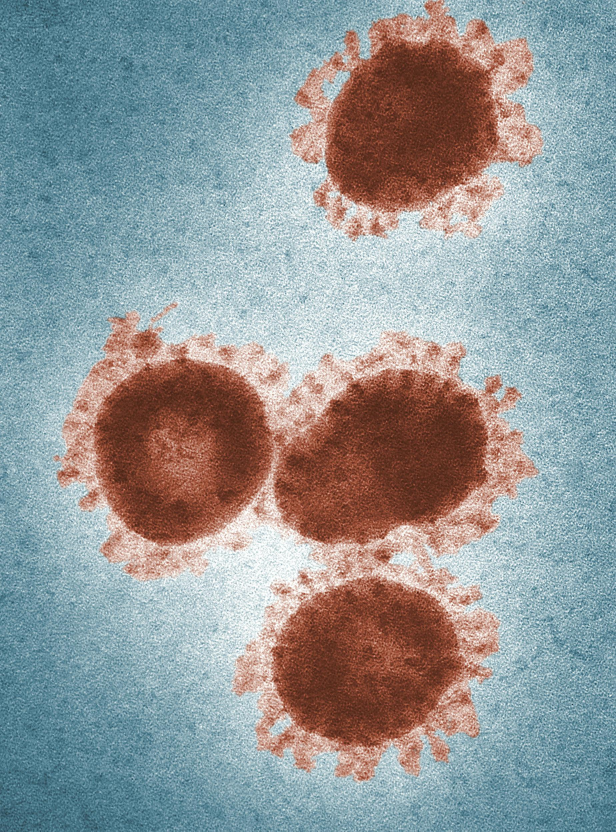
#> input picture virus_1.jpg, 1848 x 2494 px (shown at 1/3 size)
$ python hgh.py   (older library calls are emulated)
#> lines starting #> are read from the running program, lines starting #| are printed output that depends on the picture
import cv2
import numpy as np
import matplotlib.pyplot as plt

def compute_enhanced_fourier_transform(image):
    """
    Улучшенное вычисление спектра Фурье с дополнительной обработкой

    Args:
        image: входное изображение (grayscale)

    Returns:
        tuple: (сдвинутый Фурье-образ, спектр магнитуд, фазовая информация)
    """
    # Применяем оконную функцию для уменьшения краевых эффектов
    rows, cols = image.shape
    window = np.outer(np.hanning(rows), np.hanning(cols))
    windowed_img = image * window

    # Вычисляем Фурье-преобразование
    f_transform = np.fft.fft2(windowed_img)
    f_shift = np.fft.fftshift(f_transform)

    # Вычисляем спектр магнитуд (логарифмический)
    magnitude_spectrum = 20 * np.log(np.abs(f_shift) + 1e-10)

    # Вычисляем фазовый спектр
    phase_spectrum = np.angle(f_shift)

    return f_shift, magnitude_spectrum, phase_spectrum

def inverse_fourier_transform_enhanced(f_shift):
    """
    Улучшенное обратное преобразование Фурье

    Args:
        f_shift: сдвинутый Фурье-образ

    Returns:
        восстановленное изображение
    """
    f_ishift = np.fft.ifftshift(f_shift)
    img_back = np.fft.ifft2(f_ishift)
    img_back = np.abs(img_back)

    # Нормализация для 8-битного изображения
    img_back = cv2.normalize(img_back, None, 0, 255, cv2.NORM_MINMAX, cv2.CV_8U)

    return img_back

def create_gaussian_filter(shape, cutoff, high_pass=False):
    """
    Создает гауссовский фильтр (вместо идеального)

    Args:
        shape: размеры изображения (rows, cols)
        cutoff: частота среза
        high_pass: если True, создает ФВЧ

    Returns:
        маска фильтра
    """
    rows, cols = shape
    crow, ccol = rows // 2, cols // 2

    # Создаем гауссовский фильтр
    x = np.linspace(-0.5, 0.5, cols) * cols
    y = np.linspace(-0.5, 0.5, rows) * rows
    xx, yy = np.meshgrid(x, y)
    radius = np.sqrt(xx**2 + yy**2)

    if high_pass:
        mask = 1 - np.exp(-(radius**2) / (2 * (cutoff**2)))
    else:
        mask = np.exp(-(radius**2) / (2 * (cutoff**2)))

    return mask

def apply_band_pass_filter(f_shift, low_cut, high_cut):
    """
    Полосовой фильтр на основе гауссовских ФНЧ и ФВЧ

    Args:
        f_shift: сдвинутый Фурье-образ
        low_cut: нижняя частота среза
        high_cut: верхняя частота среза

    Returns:
        tuple: (отфильтрованный спектр, маска)
    """
    rows, cols = f_shift.shape

    # Создаем ФНЧ для верхней частоты
    lpf = create_gaussian_filter((rows, cols), high_cut, False)

    # Создаем ФВЧ для нижней частоты
    hpf = create_gaussian_filter((rows, cols), low_cut, True)

    # Комбинируем для получения полосового фильтра
    mask = lpf * hpf

    # Применяем фильтр
    f_shift_filtered = f_shift * mask

    return f_shift_filtered, mask

def visualize_results(original, spectrum, filtered_images, filtered_spectra, masks):
    """
    Визуализация результатов с улучшенным оформлением

    Args:
        original: оригинальное изображение
        spectrum: спектр Фурье
        filtered_images: словарь отфильтрованных изображений
        filtered_spectra: словарь отфильтрованных спектров
        masks: словарь масок
    """
    plt.figure(figsize=(18, 12))

    # Оригинал и спектр
    plt.subplot(3, 4, 1), plt.imshow(original, cmap='gray')
    plt.title('Оригинальное изображение'), plt.axis('off')

    plt.subplot(3, 4, 2), plt.imshow(spectrum, cmap='jet')
    plt.title('Спектр Фурье (логарифм магнитуд)'), plt.axis('off')
    plt.colorbar()

    # ФВЧ
    plt.subplot(3, 4, 3), plt.imshow(masks['HPF_30'], cmap='gray')
    plt.title('Маска ФВЧ (σ=30)'), plt.axis('off')

    plt.subplot(3, 4, 4), plt.imshow(filtered_images['HPF_30'], cmap='gray')
    plt.title('ФВЧ (σ=30)'), plt.axis('off')

    # ФНЧ
    plt.subplot(3, 4, 5), plt.imshow(masks['LPF_60'], cmap='gray')
    plt.title('Маска ФНЧ (σ=60)'), plt.axis('off')

    plt.subplot(3, 4, 6), plt.imshow(filtered_images['LPF_60'], cmap='gray')
    plt.title('ФНЧ (σ=60)'), plt.axis('off')

    # Полосовой фильтр
    plt.subplot(3, 4, 7), plt.imshow(masks['BPF_30_60'], cmap='gray')
    plt.title('Маска полосового фильтра (30-60)'), plt.axis('off')

    plt.subplot(3, 4, 8), plt.imshow(filtered_images['BPF_30_60'], cmap='gray')
    plt.title('Полосовой фильтр (30-60)'), plt.axis('off')

    # Дополнительная визуализация спектров
    plt.subplot(3, 4, 9), plt.imshow(filtered_spectra['HPF_30'], cmap='jet')
    plt.title('Спектр после ФВЧ'), plt.axis('off')
    plt.colorbar()

    plt.subplot(3, 4, 10), plt.imshow(filtered_spectra['LPF_60'], cmap='jet')
    plt.title('Спектр после ФНЧ'), plt.axis('off')
    plt.colorbar()

    plt.subplot(3, 4, 11), plt.imshow(filtered_spectra['BPF_30_60'], cmap='jet')
    plt.title('Спектр после полосового фильтра'), plt.axis('off')
    plt.colorbar()

    plt.tight_layout()
    plt.show()

def main():
    # Загрузка нового изображения (текстура дерева)
    img_path = 'virus_1.jpg'
    img = cv2.imread(img_path, cv2.IMREAD_GRAYSCALE)
#> img: shape (2494, 1848); min 0, max 255, mean 149.5

    if img is None:
        print(f"Ошибка загрузки изображения {img_path}")
        return

    # Изменение размера и улучшение контраста
    img = cv2.resize(img, (512, 512))
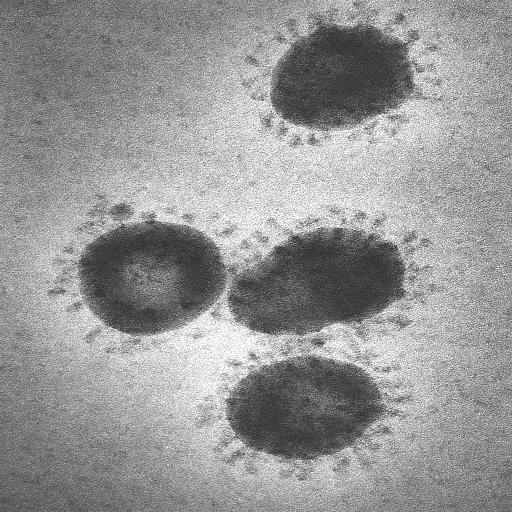
#> img: shape (512, 512); min 30, max 255, mean 149.3
    img = cv2.equalizeHist(img)
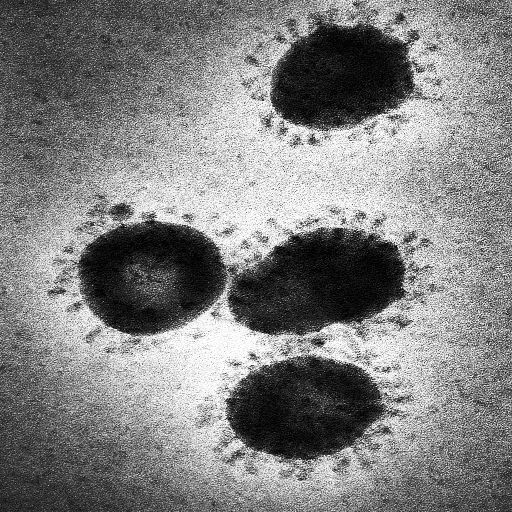
#> img: shape (512, 512); min 0, max 255, mean 128.2

    # Вычисление спектра Фурье
    f_shift, magnitude_spectrum, _ = compute_enhanced_fourier_transform(img)
#> in compute_enhanced_fourier_transform, `windowed_img = image * window`:
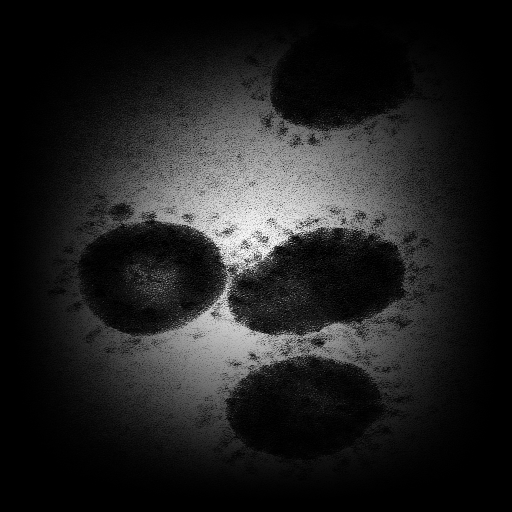
#> windowed_img: shape (512, 512) float64; min 0, max 253.9, mean 33.6
#> in compute_enhanced_fourier_transform, `magnitude_spectrum = 20 * np.log(np.abs(f_shift) + 1e-10)`:
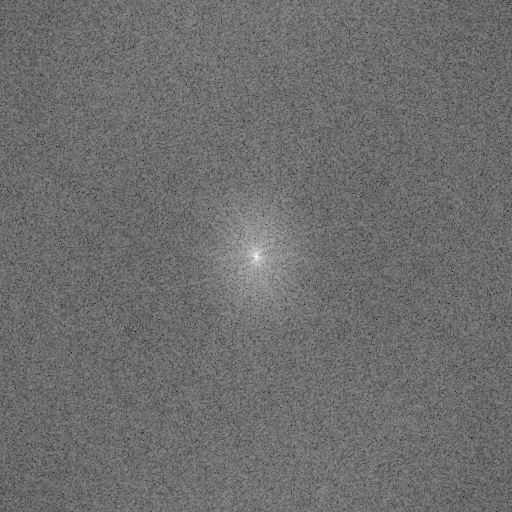
#> magnitude_spectrum: shape (512, 512) float64; min 52.05, max 319.8, mean 167.5; drawn with min black and max white
#> in compute_enhanced_fourier_transform, `phase_spectrum = np.angle(f_shift)`:
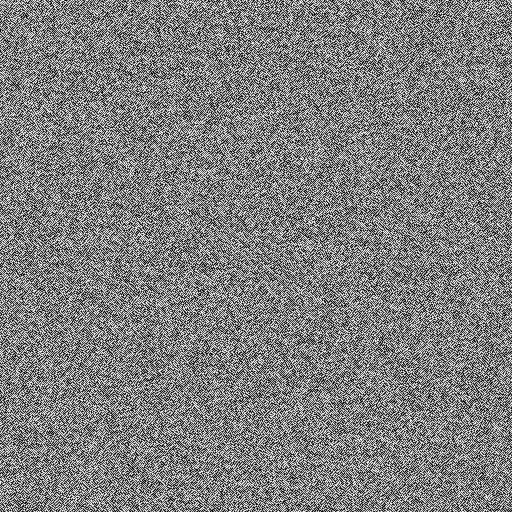
#> phase_spectrum: shape (512, 512) float64; min -3.14, max 3.14, mean 2.4e-05; drawn with min black and max white

    # Параметры фильтрации
    hpf_cutoff = 30
    lpf_cutoff = 60
    bpf_low = 30
    bpf_high = 60

    # Применение фильтров
    # ФВЧ
    hpf_mask = create_gaussian_filter(img.shape, hpf_cutoff, True)
    f_shift_hpf = f_shift * hpf_mask
    img_hpf = inverse_fourier_transform_enhanced(f_shift_hpf)

    # ФНЧ
    lpf_mask = create_gaussian_filter(img.shape, lpf_cutoff, False)
    f_shift_lpf = f_shift * lpf_mask
    img_lpf = inverse_fourier_transform_enhanced(f_shift_lpf)

    # Полосовой фильтр
    f_shift_bpf, bpf_mask = apply_band_pass_filter(f_shift.copy(), bpf_low, bpf_high)
    img_bpf = inverse_fourier_transform_enhanced(f_shift_bpf)
#> in inverse_fourier_transform_enhanced (call 3), `img_back = np.abs(img_back)`:
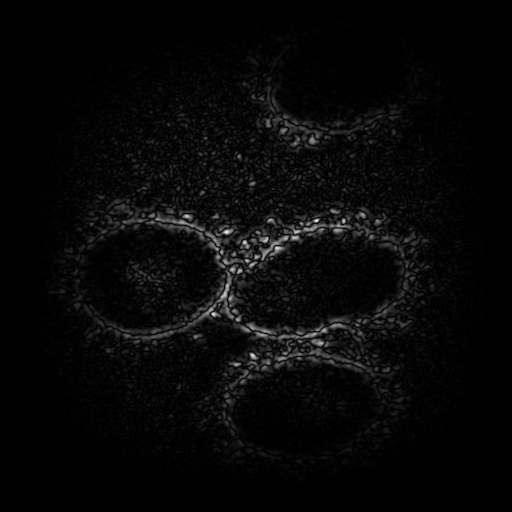
#> img_back: shape (512, 512) float64; min 4.36e-06, max 46.32, mean 1.4; drawn with min black and max white

    # Подготовка данных для визуализации
    filtered_images = {
        'HPF_30': img_hpf,
        'LPF_60': img_lpf,
        'BPF_30_60': img_bpf
    }

    filtered_spectra = {
        'HPF_30': 20 * np.log(np.abs(f_shift_hpf) + 1e-10),
        'LPF_60': 20 * np.log(np.abs(f_shift_lpf) + 1e-10),
        'BPF_30_60': 20 * np.log(np.abs(f_shift_bpf) + 1e-10)
    }

    masks = {
        'HPF_30': hpf_mask,
        'LPF_60': lpf_mask,
        'BPF_30_60': bpf_mask
    }

    # Визуализация
    visualize_results(img, magnitude_spectrum, filtered_images, filtered_spectra, masks)
#> in visualize_results, `plt.show()`:
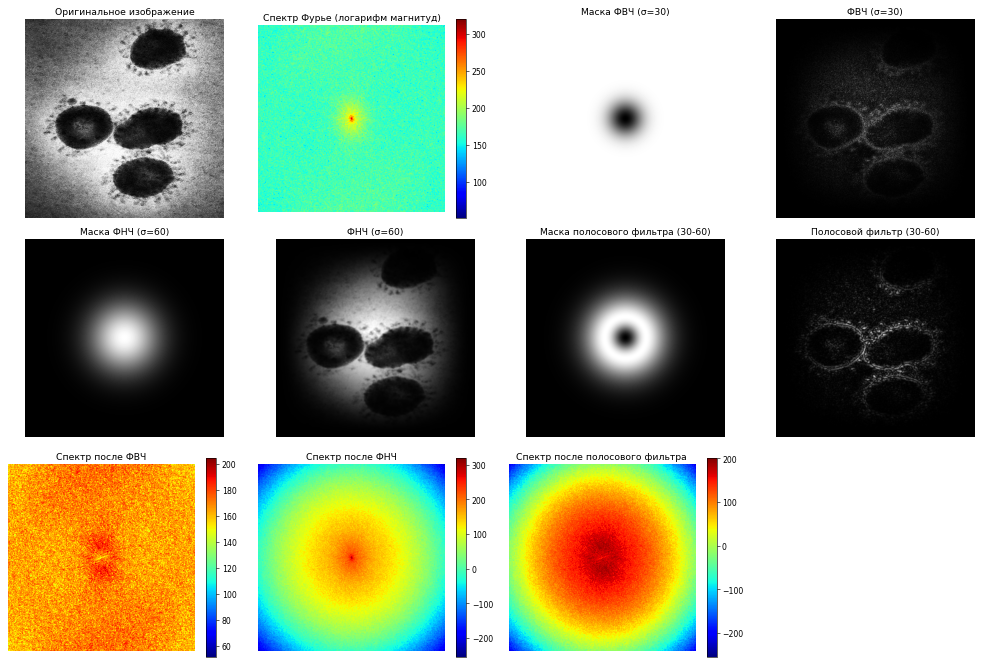
#> figure drawn by matplotlib, 15 panels

    # Сохранение результатов
    cv2.imwrite('original.jpg', img)
    cv2.imwrite('spectrum.jpg', cv2.normalize(magnitude_spectrum, None, 0, 255, cv2.NORM_MINMAX, cv2.CV_8U))
    cv2.imwrite('hpf_30.jpg', img_hpf)
    cv2.imwrite('lpf_60.jpg', img_lpf)
    cv2.imwrite('bpf_30_60.jpg', img_bpf)

if __name__ == "__main__":
    main()
